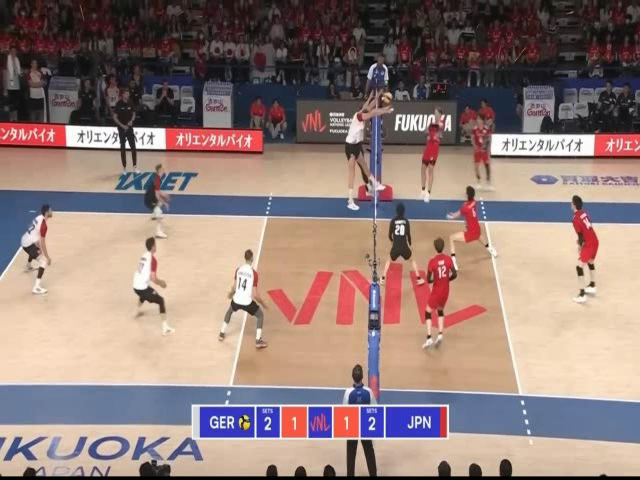
#> input picture frame 13 of output/low_res_video/low_res_clip.mp4, 640 x 480 px
$ jupyter execute low_res_backSub.ipynb
#> lines starting #> are read from the running program, lines starting #| are printed output that depends on the picture; after the words box and inside, x2 and y2 are one past the last pixel; in counts of white or black regions, pixels touching at a corner belong together
[cell 1]
import cv2
import numpy as np

video_path = "low_res_clip.mp4"
cap = cv2.VideoCapture(video_path)

if not cap.isOpened():
    print("Error: Could not open video.")
    exit()

kalman = cv2.KalmanFilter(4, 2)
kalman.measurementMatrix = np.array([[1, 0, 0, 0],
                                     [0, 1, 0, 0]], np.float32)

kalman.transitionMatrix = np.array([[1, 0, 1, 0],
                                    [0, 1, 0, 1],
                                    [0, 0, 1, 0],
                                    [0, 0, 0, 1]], np.float32)

kalman.processNoiseCov = np.eye(4, dtype=np.float32) * 0.03

tracking = False
predicted_center = None

subtractor = cv2.createBackgroundSubtractorMOG2(history=0, varThreshold=100, detectShadows=True)

output_path = "volleyball_tracking_8connected.avi"
fourcc = cv2.VideoWriter_fourcc(*'XVID')
out = cv2.VideoWriter(output_path, fourcc, 30.0, (640, 480))

while cap.isOpened():
    ret, frame = cap.read()
#> frame is the input picture: shape (480, 640, 3); mean B, G, R 122, 127.3, 148.2
    if not ret:
        break

    gray = cv2.cvtColor(frame, cv2.COLOR_BGR2GRAY)
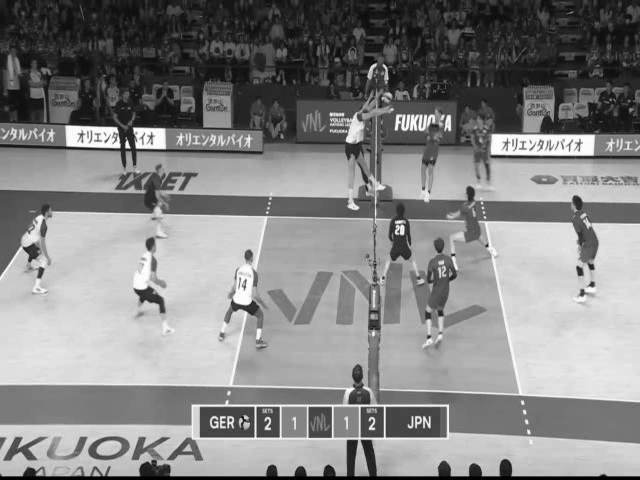
#> gray: shape (480, 640); min 0, max 255, mean 132.9
    mean_val = np.mean(gray)
#> mean_val = 132.9
    std_val = np.std(gray)
#> std_val = 70.24
    dynamic_threshold = int(mean_val + 0.2 * std_val)
#> dynamic_threshold = 146
    _, thresholded = cv2.threshold(gray, dynamic_threshold, 255, cv2.THRESH_TOZERO)
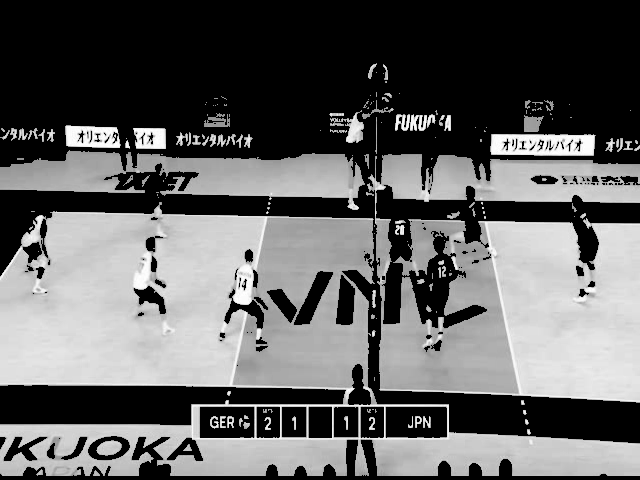
#> thresholded: shape (480, 640); min 0, max 255, mean 97

    thresholded = subtractor.apply(thresholded)
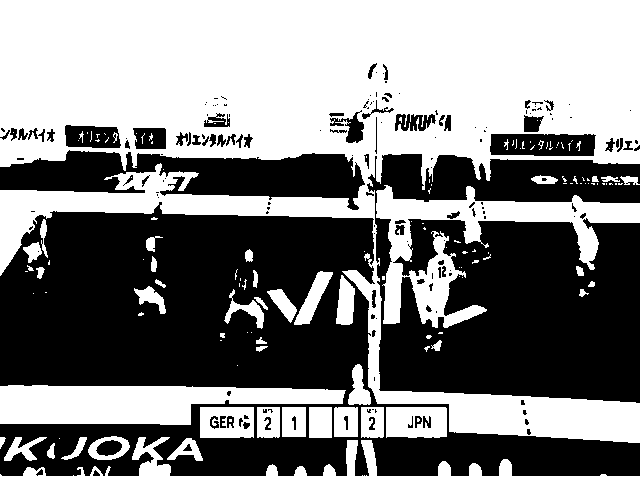
#> thresholded: shape (480, 640); values 127 (black) and 255 (white), 50.5% white; 166 black regions (94 under 20 px), largest, box (x1, y1, x2, y2) and area: (0, 202, 640, 476) 82301, (367, 154, 640, 403) 49325, (0, 150, 365, 210) 11941

    kernel = cv2.getStructuringElement(cv2.MORPH_ELLIPSE, (5, 5))
    closed_image = cv2.morphologyEx(thresholded, cv2.MORPH_CLOSE, kernel)
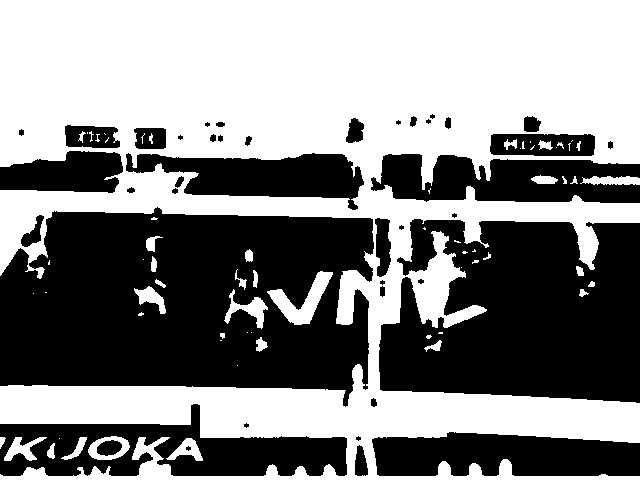
#> closed_image: shape (480, 640); values 127 (black) and 255 (white), 52.6% white; 41 black regions (11 under 20 px), largest, box (x1, y1, x2, y2) and area: (0, 207, 374, 407) 57342, (379, 219, 640, 403) 38396, (0, 404, 347, 476) 12691

    num_labels, labels, stats, centroids = cv2.connectedComponentsWithStats(closed_image, connectivity=8)
#> labels: shape (480, 640) int32; every value is 1
#> num_labels = 2; stats = [[-1, 2147483647, 0, 0, 0], [0, 0, 640, 480, 307200]]; centroids = [[nan, nan], [319.5, 239.5]]

    min_area = 30
    max_area = 50

    detected_ball = None

    for i in range(1, num_labels):
        area = stats[i, cv2.CC_STAT_AREA]

        if min_area <= area <= max_area:
            x, y, w, h = stats[i, cv2.CC_STAT_LEFT], stats[i, cv2.CC_STAT_TOP], stats[i, cv2.CC_STAT_WIDTH], stats[i, cv2.CC_STAT_HEIGHT]
            center_x = x + w // 2
            center_y = y + h // 2
            detected_ball = (center_x, center_y)
            radius = int(1 * (w + h) / 2)
            cv2.circle(frame, detected_ball, radius, (255, 0, 0), 2)
            break
#> this loop made 1 pass
#> area on pass 1: 307200

    if detected_ball:
        tracking = True
        kalman.correct(np.array([[np.float32(detected_ball[0])], [np.float32(detected_ball[1])]]))

    prediction = kalman.predict()
    predicted_center = (int(prediction[0]), int(prediction[1]))

    # if tracking:
    #     cv2.circle(frame, predicted_center, 10, (0, 0, 255), 2)

    out.write(frame)

    cv2.imshow("Volleyball Detection | Thresholding + Kalman Tracking", frame)
    cv2.imshow("Thresholded Image", thresholded)
    cv2.imshow("Closed Image", closed_image)

    if cv2.waitKey(30) & 0xFF == ord('q'):
#> (key q is pressed here)
        break

cap.release()
out.release()
cv2.destroyAllWindows()

$ run again, starting later in the video
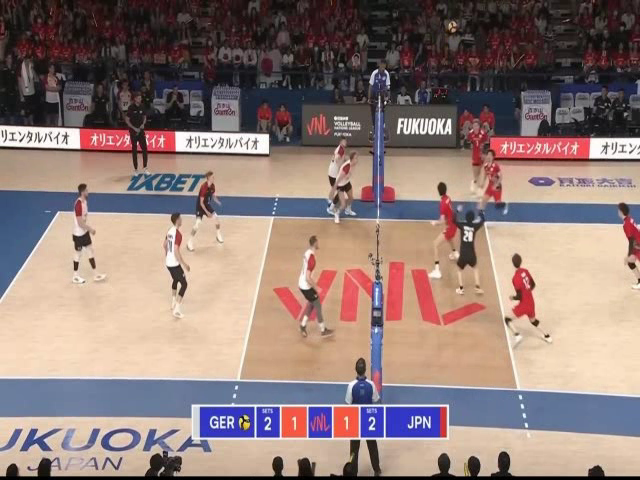
#> input picture frame 58 of output/low_res_video/low_res_clip.mp4, 640 x 480 px
#> frame is the input picture: shape (480, 640, 3); mean B, G, R 120.5, 125.3, 145.3
#> `gray = cv2.cvtColor(frame, cv2.COLOR_BGR2GRAY)`:
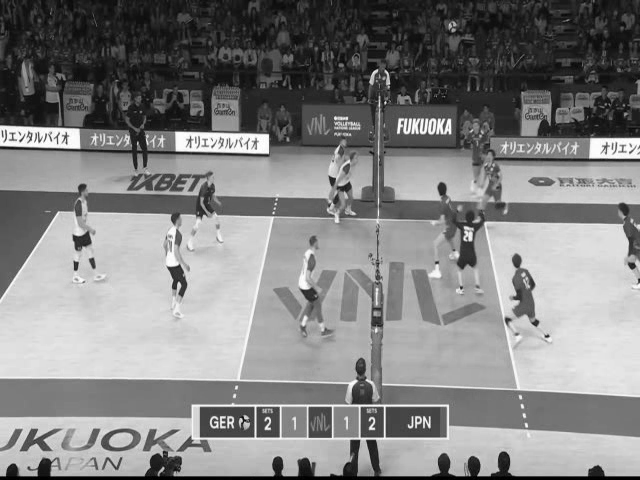
#> gray: shape (480, 640); min 0, max 255, mean 130.7
#> mean_val = 130.7
#> std_val = 70.9
#> dynamic_threshold = 144
#> `closed_image = cv2.morphologyEx(thresholded, cv2.MORPH_CLOSE, kernel)`:
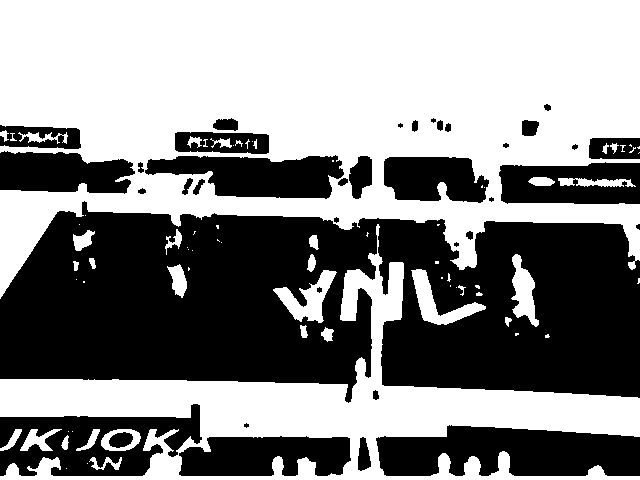
#> closed_image: shape (480, 640); values 127 (black) and 255 (white), 53.5% white; 37 black regions (6 under 20 px), largest, box (x1, y1, x2, y2) and area: (0, 201, 640, 403) 93546, (376, 425, 640, 476) 10394, (0, 404, 202, 476) 7955
#> labels: shape (480, 640) int32; every value is 1
#> num_labels = 2; stats = [[-1, 2147483647, 0, 0, 0], [0, 0, 640, 480, 307200]]; centroids = [[nan, nan], [319.5, 239.5]]
#> the loop `for i in range(1, num_labels):` made 1 pass
#> area on pass 1: 307200

$ run again, starting later in the video
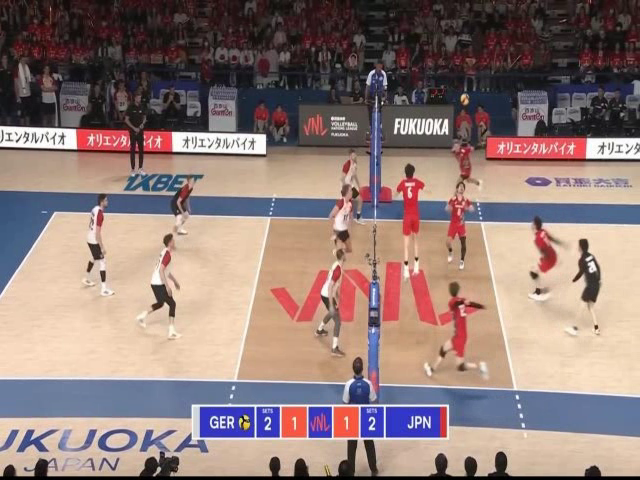
#> input picture frame 104 of output/low_res_video/low_res_clip.mp4, 640 x 480 px
#> frame is the input picture: shape (480, 640, 3); mean B, G, R 120.7, 125, 145.5
#> `gray = cv2.cvtColor(frame, cv2.COLOR_BGR2GRAY)`:
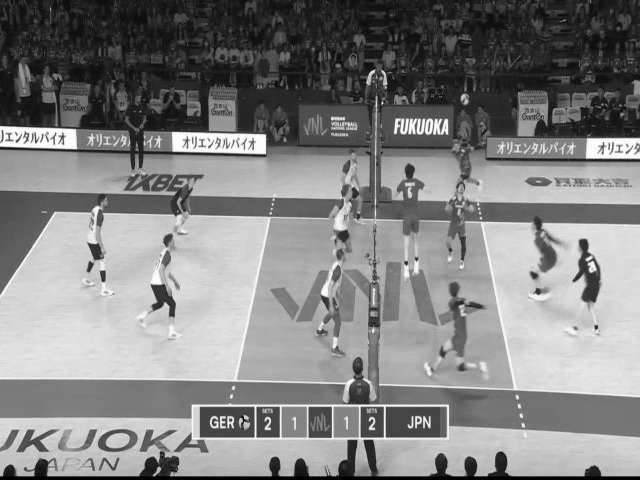
#> gray: shape (480, 640); min 0, max 255, mean 130.6
#> mean_val = 130.6
#> std_val = 70.66
#> dynamic_threshold = 144
#> `closed_image = cv2.morphologyEx(thresholded, cv2.MORPH_CLOSE, kernel)`:
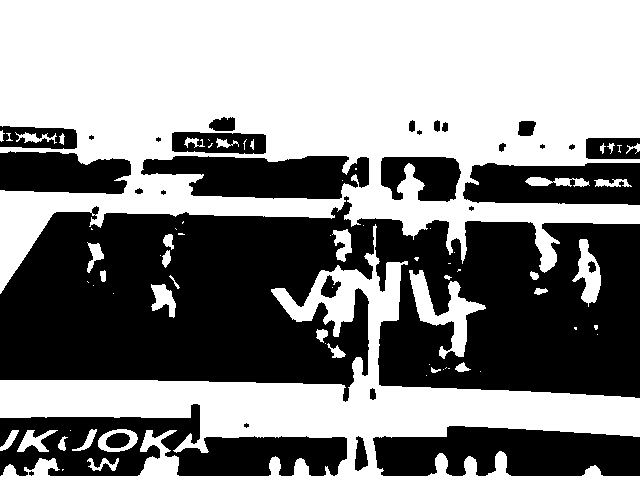
#> closed_image: shape (480, 640); values 127 (black) and 255 (white), 53.5% white; 31 black regions (8 under 20 px), largest, box (x1, y1, x2, y2) and area: (0, 196, 640, 402) 92582, (0, 404, 347, 476) 13329, (373, 426, 640, 476) 10524
#> labels: shape (480, 640) int32; every value is 1
#> num_labels = 2; stats = [[-1, 2147483647, 0, 0, 0], [0, 0, 640, 480, 307200]]; centroids = [[nan, nan], [319.5, 239.5]]
#> the loop `for i in range(1, num_labels):` made 1 pass
#> area on pass 1: 307200
